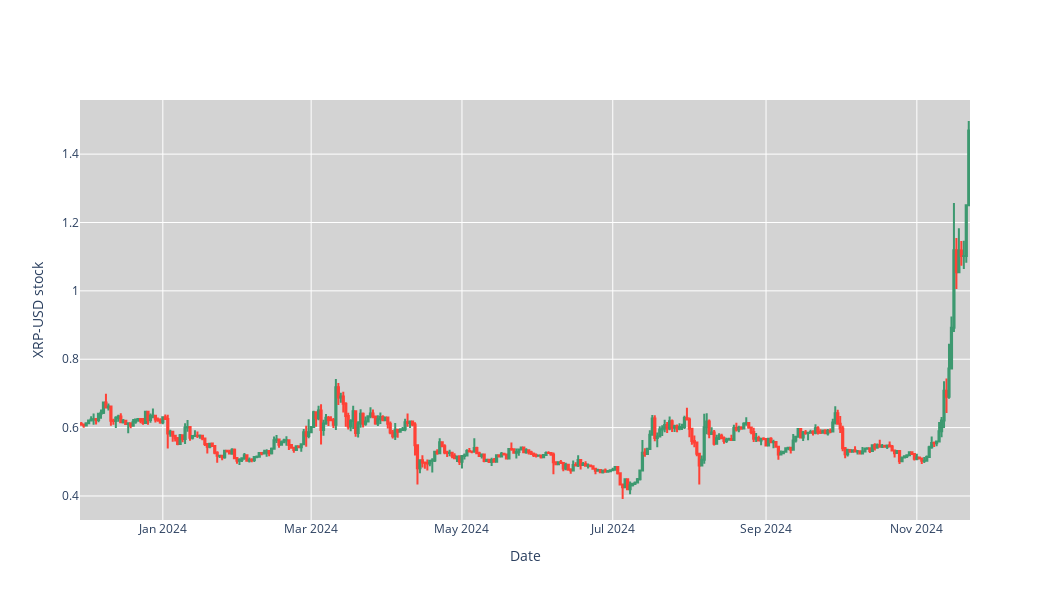

Write notebook code for a chart like this one.
### Code cell
#Candlestick
fig = go.Figure(data=[go.Candlestick(x=stock_data.index, open = stock_data['Open'], close=stock_data['Close'], high = stock_data['High'], low=stock_data['Low'])])
fig.update_layout(xaxis_rangeslider_visible=False, yaxis_title=f'{ticker} stock', xaxis_title='Date', plot_bgcolor='lightgrey',
                  width=1050, height = 600)
fig.show()
#Save it to the folder
fig.write_image('./images/Candlestick.png')

### Figure 1 — Plotly figure (JSON) as saved in the notebook; plotly's stock layout.template omitted (floating-point values rounded to 4 significant figures; data arrays with more than 128 entries replaced by an {"elided": "..."} marker saying what was removed)
{"data": [{"close": {"elided": "360 float values"}, "high": {"elided": "360 float values"}, "low": {"elided": "360 float values"}, "open": {"elided": "360 float values"}, "type": "candlestick", "x": {"elided": "360 str values"}}], "layout": {"height": 600, "plot_bgcolor": "lightgrey", "width": 1050, "xaxis": {"rangeslider": {"visible": false}, "title": {"text": "Date"}}, "yaxis": {"title": {"text": "XRP-USD stock"}}}}
